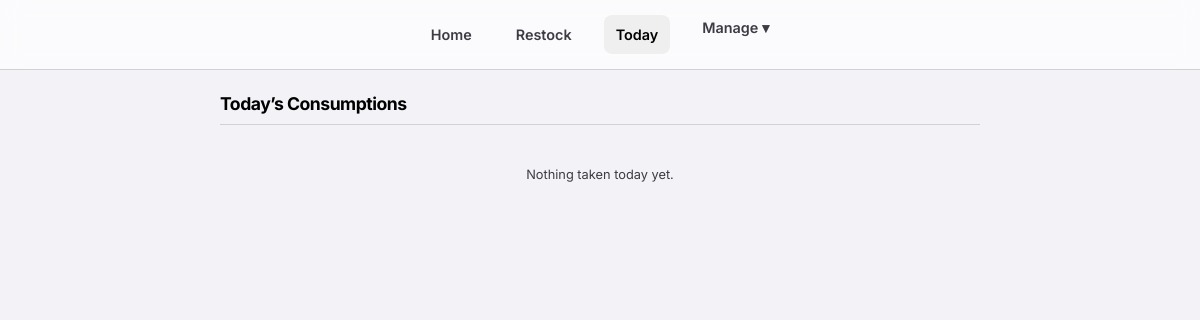
/today/ (signed in), run on an earlier commit of the app's database.
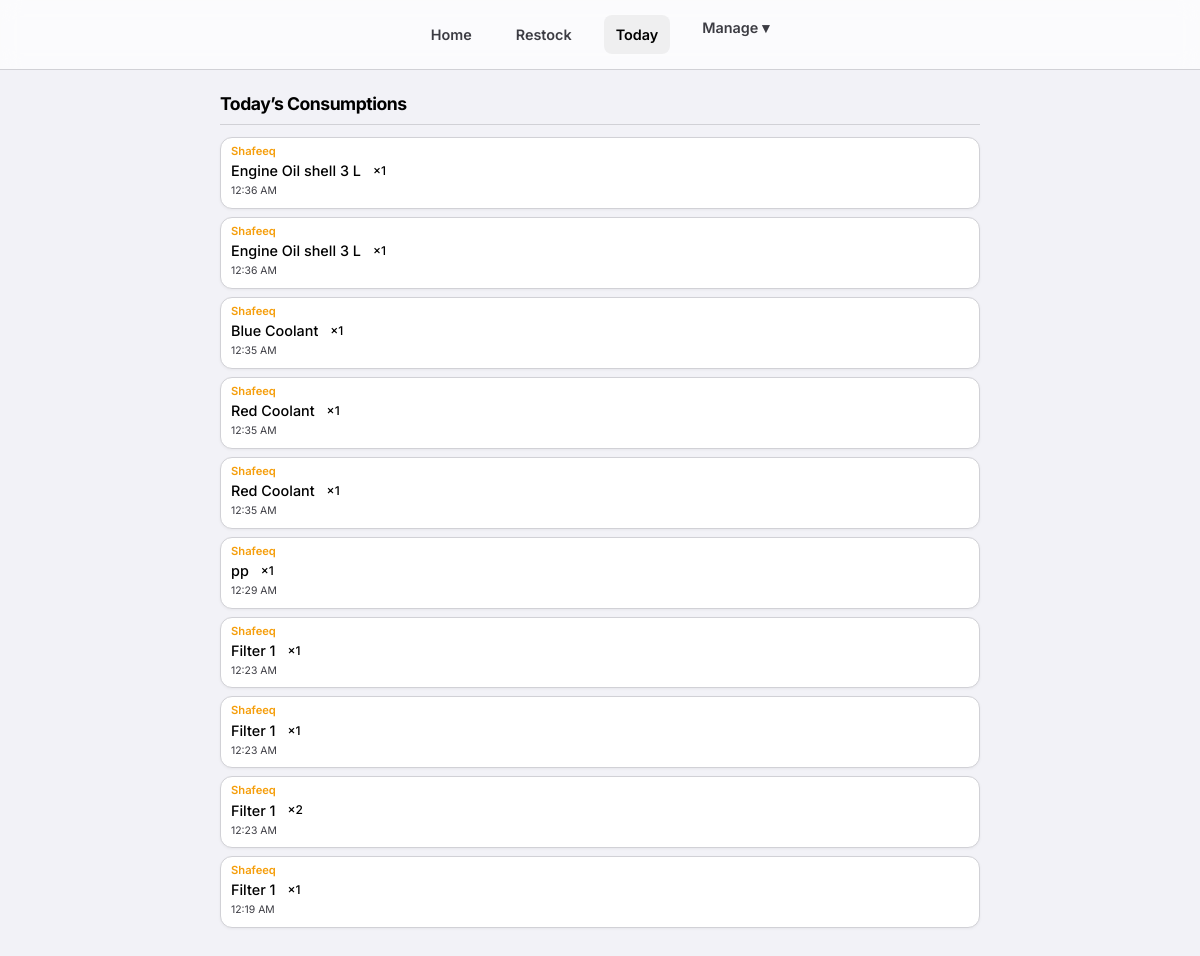
And on a later commit of the database.
### consumables/models.py (models this page shows, shortened)
class ConsumptionRecord(models.Model):
    user = models.ForeignKey(User, on_delete=models.CASCADE)
    item = models.ForeignKey(Item, on_delete=models.CASCADE)
    quantity = models.IntegerField()
    date = models.DateField(default=timezone.now)
    timestamp = models.DateTimeField(auto_now_add=True)

class Item(models.Model):
    category = models.ForeignKey(Category, related_name='items', on_delete=models.CASCADE)
    subcategory = models.ForeignKey(SubCategory, related_name='items', on_delete=models.SET_NULL, null=True, blank=True)
    name = models.CharField(max_length=200)
    average_stock = models.IntegerField(default=0, help_text="Ideal stock level for calculation")
    current_stock = models.IntegerField(default=0)
    score = models.IntegerField(default=1, help_text="Credits earned per unit taken")
    class Meta:
        constraints = [
            models.UniqueConstraint(
                fields=['category', 'name'],
                condition=models.Q(subcategory__isnull=True),
                name='unique_direct_item_idx'
            ),
            models.UniqueConstraint(
                fields=['subcategory', 'name'],
                name='unique_subcategory_item_idx'
            )
        ]

### consumables/views.py (the view)
# urls.py: path('today/', views.today, name='today'),
@login_required
def today(request):
    local_date = timezone.localtime(timezone.now()).date()
    records = ConsumptionRecord.objects.filter(date=local_date).order_by('-timestamp')
    return render(request, 'consumables/today.html', {'records': records})

### consumables/templates/consumables/today.html (shortened to what this page needs)
{% extends 'consumables/base.html' %}
{% block content %}
<h2 style="
    font-size: 1.1rem;
    border-bottom: 1px solid var(--border-color);
    padding-bottom: 6px;
    margin-bottom: 12px;
">
    Today’s Consumptions
</h2>
{% if records %}
{% for record in records %}
<div class="item-card" style="
    padding: 8px 10px;
    margin-bottom: 8px;
    align-items: center;
">
    <div class="item-info" style="flex:1; min-width:0;">
        <div style="
            font-size: 0.7rem;
            color: var(--accent-yellow);
            font-weight: 600;
            line-height: 1;
            margin-bottom: 2px;
        ">
            {{ record.user.first_name|default:record.user.username }}
        </div>
        <div style="
            display: flex;
            align-items: center;
            gap: 6px;
            font-size: 0.9rem;
            font-weight: 500;
            white-space: nowrap;
            overflow: hidden;
            text-overflow: ellipsis;
        ">
            <span style="overflow:hidden; text-overflow:ellipsis;">
                {{ record.item.name }}
            </span>
            <span style="
                font-size: 0.75rem;
                padding: 1px 6px;
                border-radius: 4px;
                background: rgba(255,255,255,0.12);
                flex-shrink: 0;
            ">
                ×{{ record.quantity }}
            </span>
        </div>
        <div style="
            font-size: 0.65rem;
            color: var(--text-secondary);
            margin-top: 1px;
        ">
            {{ record.timestamp|time:"h:i A" }}
        </div>
    </div>
</div>
{% endfor %}
{% else %}
<p style="
    text-align: center;
    font-size: 0.8rem;
    color: var(--text-secondary);
    margin-top: 40px;
">
    Nothing taken today yet.
</p>
{% endif %}
{% endblock %}

What changed in the data, as far as the page shows it:
added ConsumptionRecord: user.first_name "Shafeeq", item.name "Engine Oil shell 3 L", quantity "1", timestamp "12:36 AM"
added ConsumptionRecord: user.first_name "Shafeeq", item.name "Engine Oil shell 3 L", quantity "1", timestamp "12:36 AM"
added ConsumptionRecord: user.first_name "Shafeeq", item.name "Blue Coolant", quantity "1", timestamp "12:35 AM"
added ConsumptionRecord: user.first_name "Shafeeq", item.name "Red Coolant", quantity "1", timestamp "12:35 AM"
added ConsumptionRecord: user.first_name "Shafeeq", item.name "Red Coolant", quantity "1", timestamp "12:35 AM"
added ConsumptionRecord: user.first_name "Shafeeq", item.name "pp", quantity "1", timestamp "12:29 AM"
added ConsumptionRecord: user.first_name "Shafeeq", item.name "Filter 1", quantity "1", timestamp "12:23 AM"
added ConsumptionRecord: user.first_name "Shafeeq", item.name "Filter 1", quantity "1", timestamp "12:23 AM"
added ConsumptionRecord: user.first_name "Shafeeq", item.name "Filter 1", quantity "2", timestamp "12:23 AM"
added ConsumptionRecord: user.first_name "Shafeeq", item.name "Filter 1", quantity "1", timestamp "12:19 AM"
Also different on the page:
text no longer shown: "Nothing taken today yet."
